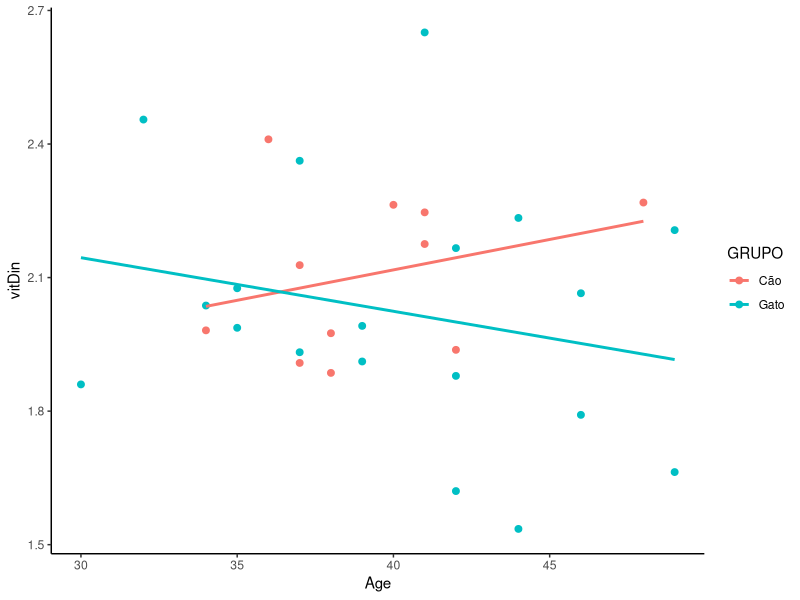

Write the R code that produced this figure. (Note: this script raises an error after producing the figure.)
## ---- chunk 1
options(htmltools.dir.version = FALSE, max.print = 30, digits = 4)
knitr::opts_chunk$set(fig.align = "center", fig.width = 10, fig.height = 6)
library(tidyverse)
set.seed(123)
simbioticos <- tibble(
  Age = round(rnorm(30, 40, 5)), 
  vitDin = rnorm(30, 2, 0.3), 
  GRUPO = sample(c("Cão", "Gato"), 30, TRUE),
  `Sex M/F` = sample(c("H", "M"), 30, TRUE)
)

## ---- chunk 2
t.test(extra ~ group, data = sleep)
## ---- chunk 3
ggplot(simbioticos, aes(Age, vitDin, col = GRUPO)) +
  geom_point(size = 2) + geom_smooth(method = "lm", se = FALSE) + theme_classic()
## ---- chunk 4
horas <- 20
horas

ofertante <- "Enap"
Ofertante
ofertante
## ---- chunk 5
c(1, 6, 11, 16, 21)
1:5
## ---- chunk 6
vetor <- c(1, 6, 11, 16, 21)

vetor[1]
vetor[c(2, 4)]
vetor[-1]
vetor[-c(2, 4)]
## ---- chunk 7
class(horas) # numéricos
class(ofertante) # caracteres (strings)
## ---- chunk 8
iris[1:5, ]
class(iris) # data.frame (bases de dados)
## ---- chunk 9
20 + 20

horas + horas

sum(horas, horas, 25)
## ---- chunk 10
"É assim que incluímos texto no R"

paste(ofertante, "oferece curso de R com duração de", horas, "horas")
## ---- chunk 11
lingua <- "português"
Iingua
Lingua
lingua
## ---- chunk 12
ofertante + horas
## ---- chunk 13
TRUE | FALSE
TRUE & FALSE
all(1:5 > 2)
any(1:5 <= 2)
c(2, 10) %in% 1:5
## ---- chunk 14
NA # Not Available / "Não sei"
NaN  # Not a Number: 1/0
Inf  # Infinito
NULL # Vazio
## ---- chunk 15
nas <- c(1, NA, 3)
nas == 1
nas == NA
is.na(nas)
## ---- chunk 16
x <- 1:10
y <- 1:2

x + 3 # reciclagem
y * 7
x + 1:3
## ---- chunk 17
c(FALSE, TRUE, 1L) # inteiro > lógico

c(1L, 2.4, 3.5) # numérico > inteiro

c(1, 2, 3, "texto") # caracter > numérico
## ---- chunk 18
seq(from = 1, to = 10, by = 3) # usando o nome
 
seq(1, 10, 3) # usando a ordem

seq(by = 3, 1, 10) # usando mistura de nome e ordem
## ---- chunk 19
quadrado <- function(x) {
  x ^ 2
}

quadrado(5)
quadrado(c(5, 10)) # vetorizado
## ---- chunk 20
set.seed(123)
exercicio <- rnorm(100, 50, 10)
